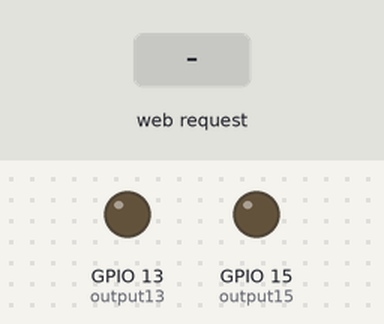
Recording of a sketch running on a simulated ESP32. Shown: output pins drawn as LEDs (lit = HIGH). The test bench sets the inputs (shaded band). WiFi joins after 1.5 s; servers stay silent unless stated; what the sketch prints to the serial monitor is not drawn.

Above: at 2.7 s.
2.8 s: HTTP request GET /13/on received
At 3.8 s:
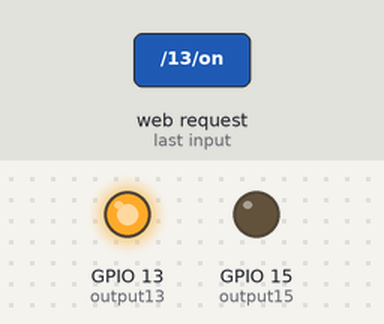
4.3 s: HTTP request GET /15/on received
At 4.9 s:
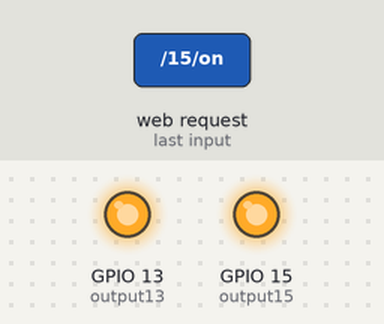
5.8 s: HTTP request GET /13/off received
At 6.1 s:
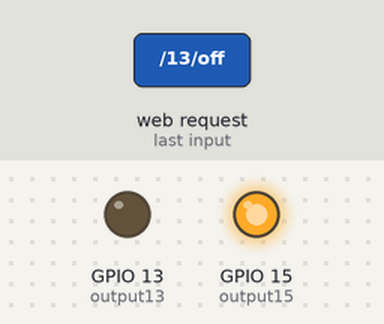
7.3 s: HTTP request GET /15/off received
At 8.4 s:
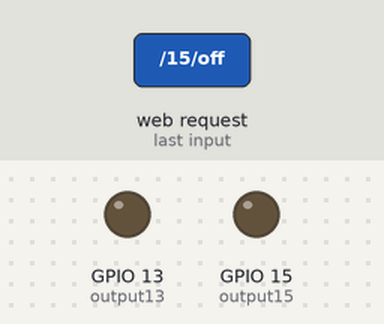
Timing chart, 0 to 9.8 s (numbered marks = the images above; inputs shaded):
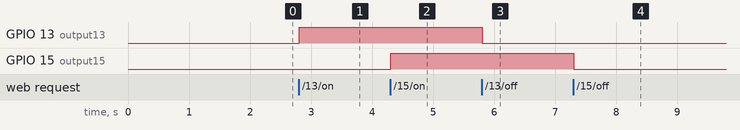

Measured:
- after the input at 2.8 s, GPIO 13 (output13): LOW → HIGH at once
- after the input at 4.3 s, GPIO 15 (output15): LOW → HIGH at once
- after the input at 5.8 s, GPIO 13 (output13): HIGH → LOW at once
- after the input at 7.3 s, GPIO 15 (output15): HIGH → LOW at once

The sketch:

ESP32_LED_On.ino
```cpp
/*
 * This is a second example of the sketch from the examples folder in the Arduino IDE
 * Use this one to read through the code and amend to add your own outputs to
 * control them through the browser interface.
 *
 * Replace your ssid and password
 * Replace the pin numbers for your outputs
 *
 */

// Load Wi-Fi library
#include <WiFi.h>

#include "myInfo.h"
// Replace with your network credentials
char ssid[] = SECRET_SSID;    // your network SSID (name)
char pass[] = SECRET_PASS;    // your network password

// Set web server port number to 80
WiFiServer server(80);

// Variable to store the HTTP request
String header;

// variables to store the current output state
String output13State = "off";
String output15State = "off";

// Assign output variables to GPIO pins
const int output13 = 13;
const int output15 = 15;

// Current time
unsigned long currentTime = millis();
// Previous time
unsigned long previousTime = 0;
// Define timeout time in milliseconds (example: 2000ms = 2s)
const long timeoutTime = 2000;

void setup() {
  Serial.begin(115200);
  // Initialize the output variables as outputs
  pinMode(output13, OUTPUT);
  pinMode(output15, OUTPUT);
  // Set outputs to LOW
  digitalWrite(output13, LOW);
  digitalWrite(output15, LOW);

  // Connect to Wi-Fi network with SSID and password
  Serial.print("Connecting to ");
  Serial.println(ssid);
  WiFi.begin(ssid, pass);
  while (WiFi.status() != WL_CONNECTED) {
    delay(500);
    Serial.print(".");
  }
  // Print local IP address and start web server
  Serial.println("");
  Serial.println("WiFi connected.");
  Serial.println("IP address: ");
  Serial.println(WiFi.localIP());
  server.begin();
}

void loop(){
  WiFiClient client = server.available();   // Listen for incoming clients

  if (client) {                             // If a new client connects,
    currentTime = millis();
    previousTime = currentTime;
    Serial.println("New Client.");          // print a message out in the serial port
    String currentLine = "";                // make a String to hold incoming data from the client
    while (client.connected() && currentTime - previousTime <= timeoutTime) {  // loop while the client's connected
      currentTime = millis();
      if (client.available()) {             // if there's bytes to read from the client,
        char c = client.read();             // read a byte, then
        Serial.write(c);                    // print it out the serial monitor
        header += c;
        if (c == '\n') {                    // if the byte is a newline character
          // if the current line is blank, you got two newline characters in a row.
          // that's the end of the client HTTP request, so send a response:
          if (currentLine.length() == 0) {
            // HTTP headers always start with a response code (e.g. HTTP/1.1 200 OK)
            // and a content-type so the client knows what's coming, then a blank line:
            client.println("HTTP/1.1 200 OK");
            client.println("Content-type:text/html");
            client.println("Connection: close");
            client.println();

            // turns the GPIOs on and off you can amend and add more here to control your own inputs
            if (header.indexOf("GET /13/on") >= 0) {
              Serial.println("LED 13 on");
              output13State = "on";
              digitalWrite(output13, HIGH);
            } else if (header.indexOf("GET /13/off") >= 0) {
              Serial.println("LED 13 off");
              output13State = "off";
              digitalWrite(output13, LOW);
            } else if (header.indexOf("GET /15/on") >= 0) {
              Serial.println("LED 15 on");
              output15State = "on";
              digitalWrite(output15, HIGH);
            } else if (header.indexOf("GET /15/off") >= 0) {
              Serial.println("LED 15 off");
              output15State = "off";
              digitalWrite(output15, LOW);
            }

            // Display the HTML web page
            client.println("<!DOCTYPE html><html>");
            client.println("<head><meta name=\"viewport\" content=\"width=device-width, initial-scale=1\">");
            client.println("<link rel=\"icon\" href=\"data:,\">");

            // CSS to style the on/off buttons
            // Change the background-color / font-size attributes for what you would like
            client.println("<style>html { font-family: Helvetica; display: inline-block; margin: 0px auto; text-align: center;}");
            client.println(".button { background-color: #000000; border: none; color: white; padding: 12px 42px;");
            client.println("text-decoration: none; font-size: 30px; margin: 2px; cursor: pointer;}");
            client.println(".button2 {background-color: #EBEBEB;}</style></head>");

            // Web Page Heading
            client.println("<body><h1>ESP32 LED Control Example</h1>");

            // Display current state, and ON/OFF buttons for GPIO 13 on Feather HUZZAH ESP32
            client.println("<p>LED 13 - State " + output13State + "</p>");
            // If the output13State is off, it displays the ON button
            if (output13State=="off") {
              client.println("<p><a href=\"/13/on\"><button class=\"button\">ON</button></a></p>");
            } else {
              client.println("<p><a href=\"/13/off\"><button class=\"button button2\">OFF</button></a></p>");
            }

            // Display current state, and ON/OFF buttons for GPIO 15
            client.println("<p>LED 15 - State " + output15State + "</p>");
            // If the output15State is off, it displays the ON button
            if (output15State=="off") {
              client.println("<p><a href=\"/15/on\"><button class=\"button\">ON</button></a></p>");
            } else {
              client.println("<p><a href=\"/15/off\"><button class=\"button button2\">OFF</button></a></p>");
            }
            client.println("</body></html>");

            // The HTTP response ends with another blank line
            client.println();
            // Break out of the while loop
            break;
          } else { // if you got a newline, then clear currentLine
            currentLine = "";
          }
        } else if (c != '\r') {  // if you got anything else but a carriage return character,
          currentLine += c;      // add it to the end of the currentLine
        }
      }
    }
    // Clear the header variable
    header = "";
    // Close the connection
    client.stop();
    Serial.println("Client disconnected.");
    Serial.println("");
  }
}
```

myInfo.h
```cpp
#define SECRET_SSID "enter info"
#define SECRET_PASS "enter info"
```
